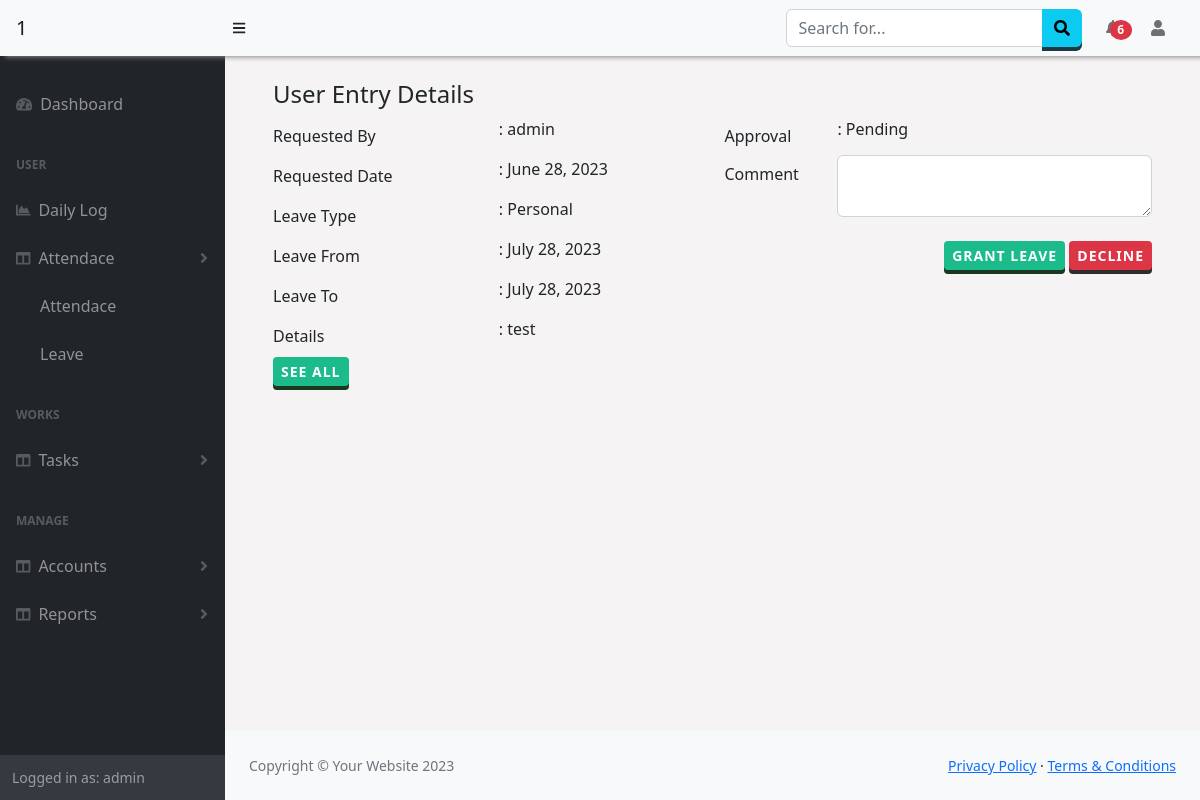
Screenshot of /Attendance/getLeaveDetails/29 (signed in) with the database file from the repository.
### Attendance/models.py (models this page shows, shortened)
class Leave(models.Model):
    date =  models.DateField(auto_now_add=True,null=True)
    user = models.ForeignKey(User, null=True, on_delete= models.SET_NULL)
    type =  models.ForeignKey(LeaveType,on_delete= models.CASCADE)
    leave_from = models.DateField(null=True)
    leave_to = models.DateField(null=True)
    details = models.TextField()
    approval = models.ForeignKey(Approval, on_delete=models.CASCADE, null=True,default=2)
    approved_by = models.CharField(max_length=50,null=True)
    date_approved = models.DateTimeField(null=True,default=None)

class LeaveType(models.Model):
    name = models.CharField(max_length=50,null=True,default=None)
    days = models.IntegerField(null=True,)

class Approval(models.Model):
    name =models.CharField(max_length=50)

### Attendance/views.py (the view)
# urls.py: path('getLeaveDetails/<leave_id>',views.getLeaveDetails,name='getLeaveDetails'),
@csrf_exempt
def getLeaveDetails(request,leave_id):
    leave = Leave.objects.get(id=leave_id)
    return render(request, 'Attendance/leaveDetails.html',{'leave':leave})

### Attendance/context_processors.py (called while the page is built)
def getNewLeaves(request):
    if request.user.id:
        is_manager = checkTeams(request)
        if is_manager[1] == True:
            new_leaves = Leave.objects.filter(user__id__in=is_manager[0],approval = 2)
        else:
            today = datetime.datetime.now()
            new_leaves = Leave.objects.filter(user=request.user,date_approved__gte=today.date())
        return {"manager":is_manager[1],'n_leaves':new_leaves}
    else:
        return {}

def getLogApproval(request):
    if request.user.id:
        is_manager = checkTeams(request)
        if is_manager[1] == True:
            l_approval = LogApproval.objects.filter(user__id__in=is_manager[0],request=True)
        else:
            l_approval = LogApproval.objects.filter(user=request.user,status=True)
        return {'n_log_approval':l_approval}
    else:
        return {}

### Manager/views.py (called while the page is built, shortened)
def checkTeams(request):
    is_team = False
    if request.user.is_superuser:
        users = Employees.objects.values('user').filter(company=request.session['comp'])
        is_team=True
    return users,is_team

### Attendance/templates/Attendance/leaveDetails.html (shortened to what this page needs)
{% extends "base.html" %}
{% block content %}
<div class="container-fluid">
    <form class="container-fluid">
      <h4>User Entry Details</h4>
      <div class="row">
        <div class="col-6">
          <div class="form-group row">
            <label for="date" class="col-sm-6 col-form-label">Requested By</label>
            <div class="col-sm-6">
              <p>:  {{leave.user.username}}</p>
            </div>
          </div>
          <div class="form-group row">
            <label for="date" class="col-sm-6 col-form-label">Requested Date</label>
            <div class="col-sm-6">
              <p>:  {{leave.date}}</p>
            </div>
          </div>
          <div class="form-group row">
            <label for="date" class="col-sm-6 col-form-label">Leave Type</label>
            <div class="col-sm-6">
              <p>:  {{leave.type.name}}</p>
            </div>
          </div>
          <div class="form-group row">
            <label for="date" class="col-sm-6 col-form-label">Leave From</label>
            <div class="col-sm-6">
              <p>:  {{leave.leave_from}}</p>
            </div>
          </div>
          <div class="form-group row">
            <label for="date" class="col-sm-6 col-form-label">Leave To</label>
            <div class="col-sm-6">
              <p>:  {{leave.leave_to}}</p>
            </div>
          </div>
          <div class="form-group row">
            <label for="date" class="col-sm-6 col-form-label">Details</label>
            <div class="col-sm-6">
              <p>:  {{leave.details}}</p>
            </div>
          </div>
        </div>
        <div class='col-6' >
            <div class="form-group row">
                <label for="date" class="col-sm-3 col-form-label">Approval</label>
                <div class="col-sm-9">
                  <label>:  {{leave.approval.name}}</label>
                </div>
              </div>
              <div class="form-group row">
                <label for="date" class="col-sm-3 col-form-label">Comment</label>
                <div class="col-sm-9">
                  <textarea class="form-control"></textarea>
                </div>
              </div>
        {% if leave.approval.name == 'Pending' and perms.Attendance.change_leave %}
        <div id='btn_action' style="text-align:right;">
            <a class="btn btn-sm btn-success" onclick="update_leave(1,{{leave.id}})">Grant Leave</a>
            <a class="btn btn-sm btn-danger" onclick="update_leave(3,{{leave.id}})">Decline</a>
        </div>
        {% endif %}
        </div>
      </div>
      <a class="btn btn-sm btn-success" href="{% url 'leave' %}">See All</a>
      </form>
</div>
{% endblock %}

### templates/base.html (shortened to what this page needs)
<!DOCTYPE html>
<html lang="en">
    <head>
        <link href="https://cdn.jsdelivr.net/npm/simple-datatables@7.1.2/dist/style.min.css" rel="stylesheet" />
        <link href="https://cdn.datatables.net/1.13.5/css/jquery.dataTables.min.css" rel="stylesheet" />
        <link href="https://cdn.datatables.net/buttons/2.4.1/css/buttons.dataTables.min.css" rel="stylesheet" />
        <link href="/static/css/styles.css" rel="stylesheet" />
        <link href="/static/css/customSB.css" rel="stylesheet" />
    </head>
    <body class="sb-nav-fixed" >
        <nav class="sb-topnav navbar navbar-expand-sm navbar-light bg-light fixed-top" style=" box-shadow: 5px 1px 5px #888888;">
            <a class="navbar-brand ps-3 bg-light" href="{% url 'home' %}">{{request.session.company}}{{request.session.id}}</a>
            <button class="btn btn-link btn-sm order-2 order-lg-0 me-4 me-lg-0" id="sidebarToggle" href="#!"><i class="fas fa-bars"></i></button>
            <form class="d-none d-md-inline-block form-inline ms-auto me-0 me-md-3 my-2 my-md-0">
                <div class="input-group">
                    <input class="form-control" type="text" placeholder="Search for..." aria-label="Search for..." aria-describedby="btnNavbarSearch" />
                    <button class="btn btn-info" id="btnNavbarSearch" type="button"><i class="fas fa-search"></i></button>
                </div>
            </form>
            <ul class="navbar-nav ms-auto ms-md-0 ">
                <li class="nav-item dropdown">
                    <a class="nav-link dropdown-toggle" id="navbarDropdown" href="#" role="button" data-bs-toggle="dropdown" aria-expanded="false"> <span class="badge badge-sm badge-danger badge-counter bg-danger rounded-circle " style="margin-left:-10px;">{% if n_leaves.count|add:n_log_approval.count != 0 %}{{ n_leaves.count|add:n_log_approval.count}}{% endif %}</span></a>
                        </a></li>
                    </ul>
            <ul class="navbar-nav  ms-md-0 me-3 me-lg-4">
                <li class="nav-item dropdown">
                    <a class="nav-link dropdown-toggle" id="navbarDropdown" href="#" role="button" data-bs-toggle="dropdown" aria-expanded="false"><i class="fas fa-user fa-fw"></i></a>
                </li>
            </ul>
        </nav>
        <div id="layoutSidenav" style="background-color:rgb(245, 243, 243);">
            <div id="layoutSidenav_nav">
                <nav class="sb-sidenav accordion sb-sidenav-dark" id="sidenavAccordion" >
                    <div class="sb-sidenav-menu" >
                        <div class="nav">
                            <a class="nav-link mt-4" href="{% url 'home' %}">
                                <div class="sb-nav-link-icon"><i class="fas fa-tachometer-alt"></i></div>
                                <span style="{% if request.path == '/' %}color:white;{% endif %}">Dashboard<span>
                            </a>
                            <div class="sb-sidenav-menu-heading">User</div>
                            <a class="nav-link" href="{% url 'dailylog' %}">
                                <div class="sb-nav-link-icon"><i class="fas fa-chart-area"></i></div>
                                <span style="{% if request.path == '/Worklog/dailylog/' %}color:white;{% endif %}">Daily Log<span>
                            </a>
                            <a class="nav-link collapsed" href="#" data-bs-toggle="collapse" data-bs-target="#collapseAttendance" aria-expanded="false" aria-controls="collapseLayouts">
                                <div class="sb-nav-link-icon"><i class="fas fa-columns"></i></div>
                                Attendace
                                <div class="sb-sidenav-collapse-arrow"><i class="fas fa-angle-down"></i></div>
                            </a>
                            <div class="{% if request.path|slice:'12' != '/Attendance/' %}collapse{% endif %}" id="collapseAttendance" aria-labelledby="headingOne" data-bs-parent="#sidenavAccordion">
                                <nav class="sb-sidenav-menu-nested nav">
                                    <a class="nav-link" href="{% url 'attendance' %} "style="{% if request.path == '/Attendance/Details' %}color:white;{% endif %}">Attendace</a>
                                    <a class="nav-link" href="{% url 'leave' %}" style="{% if request.path == '/Attendance/Leaves' %}color:white;{% endif %}">Leave</a>
                                </nav>
                            </div>
                            <div class="sb-sidenav-menu-heading">Works</div>
                            <a class="nav-link collapsed" href="#" data-bs-toggle="collapse" data-bs-target="#collapseLayouts" aria-expanded="false" aria-controls="collapseLayouts">
                                <div class="sb-nav-link-icon"><i class="fas fa-columns"></i></div>
                                Tasks
                                <div class="sb-sidenav-collapse-arrow"><i class="fas fa-angle-down"></i></div>
                            </a>
                            <div class="sb-sidenav-menu-heading">Manage</div>
                            <a class="nav-link collapsed" href="#" data-bs-toggle="collapse" data-bs-target="#collapseDetails" aria-expanded="false" aria-controls="collapseLayouts">
                                <div class="sb-nav-link-icon"><i class="fas fa-columns"></i></div>
                                Accounts
                                <div class="sb-sidenav-collapse-arrow"><i class="fas fa-angle-down"></i></div>
                            </a>
                            <a class="nav-link collapsed" href="#" data-bs-toggle="collapse" data-bs-target="#collapseReports" aria-expanded="false" aria-controls="collapseLayouts">
                                <div class="sb-nav-link-icon"><i class="fas fa-columns"></i></div>
                                Reports
                                <div class="sb-sidenav-collapse-arrow"><i class="fas fa-angle-down"></i></div>
                            </a>
                        </div>
                    </div>
                    <div class="sb-sidenav-footer">
                        <div class="small">Logged in as: {{ user.username}}</div>
                    </div>
                </nav>
            </div>
            <div id="layoutSidenav_content" >
                <main class="p-4" >
                    {% block content %}
                {% endblock %}
                </main>
                <footer class="py-4 bg-light mt-auto">
                    <div class="container-fluid px-4">
                        <div class="d-flex align-items-center justify-content-between small">
                            <div class="text-muted">Copyright &copy; Your Website 2023</div>
                            <div>
                                <a href="#">Privacy Policy</a>
                                &middot;
                                <a href="#">Terms &amp; Conditions</a>
                            </div>
                        </div>
                    </div>
                </footer>
            </div>
        </div>
        <link href="https://cdnjs.cloudflare.com/ajax/libs/twitter-bootstrap/5.2.0/css/bootstrap.min.css" rel="stylesheet" type="text/css">
    </body>
</html>

### templates/base.html (style rules this page uses)
.dropdown-toggle:after { display: none !important; }
.navbar,.sb-sidenav { background-color:DodgerBlue important; }
.btn { outline: none; cursor: pointer; border: none !important; display: block; position: relative; font-size: 16px ; font-weight: 600 !important; color: #fff; text-transform: uppercase; letter-spacing: 1px; }
.btn-success { background-color: #1cbb8c !important; box-shadow: 0 4px #1B371C; }
.btn-info { background-color: #5bc0de; box-shadow: 0 4px #1C3A42; }
.btn-danger { background-color: #d9534f; box-shadow: 0 4px #2D2D2D; }

### rows the page displays
Leave: user.username "admin", date "June 28, 2023", type.name "Personal", leave_from "July 28, 2023", leave_to "July 28, 2023", details "test", approval.name "Pending"

### other values shown
{{ request.session.id }} "1"
{{ n_leaves.count|add:n_log_approval.count }} "6"
{{ user.username }} "admin"
